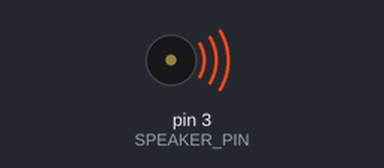
A sketch run on a simulated Arduino Uno, built with avr-gcc and run on an emulated ATmega328P. On the bench: buzzer (waves = sounding).

Above: at 0.1 s.
At 29.0 s:
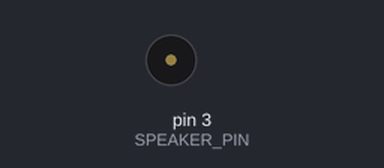
Timing chart, 0 to 40.0 s (numbered marks = the images above):
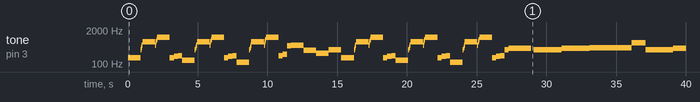

Measured:
- by itself, tone on pin 3 (SPEAKER_PIN): plays 174 Hz for 0.90 s, 349 Hz for 0.05 s, 415 Hz for 0.05 s, 523 Hz for 0.05 s, 698 Hz for 0.90 s, 523 Hz for 0.05 s … (84 notes in this stretch)

The sketch:

Loki-Green-Theme.ino
```cpp
#define SPEAKER_PIN 3

// Note frequencies in Hz, grouped by octave low to high.
// To add a note: pick the octave prefix (LOW_LOW, LOW, none, HIGH, HIGH_HIGH)
// and copy the pattern below - sharps are named NOTE_SHARP (e.g. C_SHARP).

const int LOW_LOW_C       = 65;
const int LOW_LOW_C_SHARP = 69;
const int LOW_LOW_D       = 73;
const int LOW_LOW_D_SHARP = 78;
const int LOW_LOW_E       = 82;
const int LOW_LOW_F       = 92;
const int LOW_LOW_F_SHARP = 87;
const int LOW_LOW_G       = 98;
const int LOW_LOW_G_SHARP = 103;
const int LOW_LOW_A       = 110;
const int LOW_LOW_A_SHARP = 116;
const int LOW_LOW_B       = 123;

const int LOW_C       = 131;
const int LOW_C_SHARP = 138;
const int LOW_D       = 146;
const int LOW_D_SHARP = 155;
const int LOW_E       = 165;
const int LOW_F       = 174;
const int LOW_F_SHARP = 185;
const int LOW_G       = 196;
const int LOW_G_SHARP = 207;
const int LOW_A       = 220;
const int LOW_A_SHARP = 233;
const int LOW_B       = 247;

const int C       = 261;
const int C_SHARP = 277;
const int D       = 293;
const int D_SHARP = 311;
const int E       = 329;
const int F       = 349;
const int F_SHARP = 370;
const int G       = 392;
const int G_SHARP = 415;
const int A       = 440;
const int A_SHARP = 466;
const int B       = 493;

const int HIGH_C       = 523;
const int HIGH_C_SHARP = 554;
const int HIGH_D       = 587;
const int HIGH_D_SHARP = 622;
const int HIGH_E       = 659;
const int HIGH_F       = 698;
const int HIGH_F_SHARP = 739;
const int HIGH_G       = 783;
const int HIGH_G_SHARP = 830;
const int HIGH_A       = 880;
const int HIGH_A_SHARP = 932;
const int HIGH_B       = 987;

const int HIGH_HIGH_C       = 1046;
const int HIGH_HIGH_C_SHARP = 1108;
const int HIGH_HIGH_D       = 1174;
const int HIGH_HIGH_D_SHARP = 1244;
const int HIGH_HIGH_E       = 1318;
const int HIGH_HIGH_F       = 1396;
const int HIGH_HIGH_F_SHARP = 1479;
const int HIGH_HIGH_G       = 1567;
const int HIGH_HIGH_G_SHARP = 1661;
const int HIGH_HIGH_A       = 1760;
const int HIGH_HIGH_A_SHARP = 1865;
const int HIGH_HIGH_B       = 1976;

bool songPlayed = false;

void setup() {
  pinMode(SPEAKER_PIN, OUTPUT);
}

void loop() {
  if (!songPlayed) {
    tone(SPEAKER_PIN, LOW_LOW_F, 900);
    tone(SPEAKER_PIN, LOW_F, 900);
    delay(900);

    tone(SPEAKER_PIN, F, 50); delay(50);
    tone(SPEAKER_PIN, G_SHARP, 50); delay(50);
    tone(SPEAKER_PIN, HIGH_C, 50); delay(50);
    tone(SPEAKER_PIN, HIGH_F, 900); delay(900);

    tone(SPEAKER_PIN, HIGH_C, 50); delay(50);
    tone(SPEAKER_PIN, HIGH_F, 50); delay(50);
    tone(SPEAKER_PIN, HIGH_G_SHARP, 50); delay(50);
    tone(SPEAKER_PIN, HIGH_HIGH_C, 900); delay(900);

    tone(SPEAKER_PIN, F, 300);
    tone(SPEAKER_PIN, LOW_F, 300);
    delay(300);
    tone(SPEAKER_PIN, G, 300);
    tone(SPEAKER_PIN, LOW_G, 300);
    delay(300);
    tone(SPEAKER_PIN, G_SHARP, 300);
    tone(SPEAKER_PIN, LOW_G_SHARP, 300);
    delay(300);
    tone(SPEAKER_PIN, C_SHARP, 300);
    tone(SPEAKER_PIN, LOW_C_SHARP, 900);
    delay(900);

    tone(SPEAKER_PIN, F, 50); delay(50);
    tone(SPEAKER_PIN, G_SHARP, 50); delay(50);
    tone(SPEAKER_PIN, HIGH_C, 50); delay(50);
    tone(SPEAKER_PIN, HIGH_F, 900); delay(900);

    tone(SPEAKER_PIN, HIGH_C, 50); delay(50);
    tone(SPEAKER_PIN, HIGH_F, 50); delay(50);
    tone(SPEAKER_PIN, HIGH_G_SHARP, 50); delay(50);
    tone(SPEAKER_PIN, HIGH_HIGH_C, 900); delay(900);

    tone(SPEAKER_PIN, F, 300);
    tone(SPEAKER_PIN, LOW_F, 300);
    delay(300);
    tone(SPEAKER_PIN, G, 300);
    tone(SPEAKER_PIN, LOW_G, 300);
    delay(300);
    tone(SPEAKER_PIN, G_SHARP, 300);
    tone(SPEAKER_PIN, LOW_G_SHARP, 300);
    delay(300);
    tone(SPEAKER_PIN, LOW_A_SHARP, 300);
    tone(SPEAKER_PIN, LOW_LOW_A_SHARP, 900);
    delay(900);

    tone(SPEAKER_PIN, F, 50); delay(50);
    tone(SPEAKER_PIN, G_SHARP, 50); delay(50);
    tone(SPEAKER_PIN, HIGH_C, 50); delay(50);
    tone(SPEAKER_PIN, HIGH_F, 900); delay(900);

    tone(SPEAKER_PIN, HIGH_C, 50); delay(50);
    tone(SPEAKER_PIN, HIGH_F, 50); delay(50);
    tone(SPEAKER_PIN, HIGH_G_SHARP, 50); delay(50);
    tone(SPEAKER_PIN, HIGH_HIGH_C, 900); delay(900);

    tone(SPEAKER_PIN, G_SHARP, 300);
    tone(SPEAKER_PIN, LOW_G_SHARP, 300);
    delay(300);
    tone(SPEAKER_PIN, A_SHARP, 300);
    tone(SPEAKER_PIN, LOW_A_SHARP, 300);
    delay(300);
    tone(SPEAKER_PIN, LOW_B, 300);
    tone(SPEAKER_PIN, B, 300);
    delay(300);
    tone(SPEAKER_PIN, C, 300);
    tone(SPEAKER_PIN, F, 900);
    tone(SPEAKER_PIN, HIGH_C, 900);
    delay(900);
    tone(SPEAKER_PIN, E, 900); delay(900);
    tone(SPEAKER_PIN, C, 900); delay(900);

    tone(SPEAKER_PIN, F, 900); delay(900);
    tone(SPEAKER_PIN, LOW_F, 900); delay(900);

    tone(SPEAKER_PIN, F, 50); delay(50);
    tone(SPEAKER_PIN, G_SHARP, 50); delay(50);
    tone(SPEAKER_PIN, HIGH_C, 50); delay(50);
    tone(SPEAKER_PIN, HIGH_F, 900); delay(900);

    tone(SPEAKER_PIN, HIGH_C, 50); delay(50);
    tone(SPEAKER_PIN, HIGH_F, 50); delay(50);
    tone(SPEAKER_PIN, HIGH_G_SHARP, 50); delay(50);
    tone(SPEAKER_PIN, HIGH_HIGH_C, 900); delay(900);

    tone(SPEAKER_PIN, F, 300);
    tone(SPEAKER_PIN, LOW_F, 300);
    delay(300);
    tone(SPEAKER_PIN, G, 300);
    tone(SPEAKER_PIN, LOW_G, 300);
    delay(300);
    tone(SPEAKER_PIN, G_SHARP, 300);
    tone(SPEAKER_PIN, LOW_G_SHARP, 300);
    delay(300);
    tone(SPEAKER_PIN, C_SHARP, 300);
    tone(SPEAKER_PIN, LOW_C_SHARP, 900);
    delay(900);

    tone(SPEAKER_PIN, F, 50); delay(50);
    tone(SPEAKER_PIN, G_SHARP, 50); delay(50);
    tone(SPEAKER_PIN, HIGH_C, 50); delay(50);
    tone(SPEAKER_PIN, HIGH_F, 900); delay(900);

    tone(SPEAKER_PIN, HIGH_C, 50); delay(50);
    tone(SPEAKER_PIN, HIGH_F, 50); delay(50);
    tone(SPEAKER_PIN, HIGH_G_SHARP, 50); delay(50);
    tone(SPEAKER_PIN, HIGH_HIGH_C, 900); delay(900);

    tone(SPEAKER_PIN, F, 300);
    tone(SPEAKER_PIN, LOW_F, 300);
    delay(300);
    tone(SPEAKER_PIN, G, 300);
    tone(SPEAKER_PIN, LOW_G, 300);
    delay(300);
    tone(SPEAKER_PIN, G_SHARP, 300);
    tone(SPEAKER_PIN, LOW_G_SHARP, 300);
    delay(300);
    tone(SPEAKER_PIN, LOW_A_SHARP, 300);
    tone(SPEAKER_PIN, LOW_LOW_A_SHARP, 900);
    delay(900);

    tone(SPEAKER_PIN, F, 50); delay(50);
    tone(SPEAKER_PIN, G_SHARP, 50); delay(50);
    tone(SPEAKER_PIN, HIGH_C, 50); delay(50);
    tone(SPEAKER_PIN, HIGH_F, 900); delay(900);

    tone(SPEAKER_PIN, HIGH_C, 50); delay(50);
    tone(SPEAKER_PIN, HIGH_F, 50); delay(50);
    tone(SPEAKER_PIN, HIGH_G_SHARP, 50); delay(50);
    tone(SPEAKER_PIN, HIGH_HIGH_C, 900); delay(900);

    tone(SPEAKER_PIN, F, 300);
    tone(SPEAKER_PIN, LOW_F, 300);
    delay(300);
    tone(SPEAKER_PIN, G, 300);
    tone(SPEAKER_PIN, LOW_G, 300);
    delay(300);
    tone(SPEAKER_PIN, G_SHARP, 300);
    tone(SPEAKER_PIN, LOW_G_SHARP, 300);
    delay(300);
    tone(SPEAKER_PIN, G_SHARP, 900);
    tone(SPEAKER_PIN, LOW_G_SHARP, 900);
    tone(SPEAKER_PIN, F, 900);
    delay(300);
    tone(SPEAKER_PIN, E, 900);
    tone(SPEAKER_PIN, G, 1600);
    delay(1800);

    tone(SPEAKER_PIN, HIGH_F, 250);
    tone(SPEAKER_PIN, F, 250);
    delay(250);
    tone(SPEAKER_PIN, HIGH_F, 250);
    tone(SPEAKER_PIN, F, 250);
    delay(250);
    tone(SPEAKER_PIN, HIGH_F, 500);
    tone(SPEAKER_PIN, F, 500);
    delay(500);

    tone(SPEAKER_PIN, HIGH_F, 250);
    tone(SPEAKER_PIN, F, 250);
    delay(250);
    tone(SPEAKER_PIN, HIGH_F, 250);
    tone(SPEAKER_PIN, F, 250);
    delay(250);
    tone(SPEAKER_PIN, HIGH_F, 500);
    tone(SPEAKER_PIN, F, 500);
    delay(500);

    tone(SPEAKER_PIN, HIGH_G, 250);
    tone(SPEAKER_PIN, G, 250);
    delay(250);
    tone(SPEAKER_PIN, HIGH_G, 250);
    tone(SPEAKER_PIN, G, 250);
    delay(250);
    tone(SPEAKER_PIN, HIGH_G, 500);
    tone(SPEAKER_PIN, G, 500);
    delay(500);

    tone(SPEAKER_PIN, HIGH_G, 250);
    tone(SPEAKER_PIN, G, 250);
    delay(250);
    tone(SPEAKER_PIN, HIGH_G, 250);
    tone(SPEAKER_PIN, G, 250);
    delay(250);
    tone(SPEAKER_PIN, HIGH_G, 500);
    tone(SPEAKER_PIN, G, 500);
    delay(500);

    tone(SPEAKER_PIN, HIGH_G_SHARP, 250);
    tone(SPEAKER_PIN, G_SHARP, 250);
    delay(250);
    tone(SPEAKER_PIN, HIGH_G_SHARP, 250);
    tone(SPEAKER_PIN, G_SHARP, 250);
    delay(250);
    tone(SPEAKER_PIN, HIGH_G_SHARP, 500);
    tone(SPEAKER_PIN, G_SHARP, 500);
    delay(500);

    tone(SPEAKER_PIN, HIGH_G_SHARP, 250);
    tone(SPEAKER_PIN, G_SHARP, 250);
    delay(250);
    tone(SPEAKER_PIN, HIGH_G_SHARP, 250);
    tone(SPEAKER_PIN, G_SHARP, 250);
    delay(250);
    tone(SPEAKER_PIN, HIGH_G_SHARP, 500);
    tone(SPEAKER_PIN, G_SHARP, 500);
    delay(500);

    tone(SPEAKER_PIN, HIGH_G_SHARP, 250);
    tone(SPEAKER_PIN, G_SHARP, 250);
    delay(250);
    tone(SPEAKER_PIN, HIGH_G_SHARP, 250);
    tone(SPEAKER_PIN, G_SHARP, 250);
    delay(250);
    tone(SPEAKER_PIN, HIGH_G_SHARP, 500);
    tone(SPEAKER_PIN, G_SHARP, 500);
    delay(500);

    tone(SPEAKER_PIN, HIGH_G_SHARP, 250);
    tone(SPEAKER_PIN, G_SHARP, 250);
    tone(SPEAKER_PIN, HIGH_E, 250);
    delay(250);
    tone(SPEAKER_PIN, HIGH_G_SHARP, 250);
    tone(SPEAKER_PIN, G_SHARP, 250);
    tone(SPEAKER_PIN, HIGH_E, 250);
    delay(250);
    tone(SPEAKER_PIN, HIGH_G_SHARP, 250);
    tone(SPEAKER_PIN, G_SHARP, 250);
    tone(SPEAKER_PIN, HIGH_E, 250);
    delay(250);
    tone(SPEAKER_PIN, HIGH_G_SHARP, 250);
    tone(SPEAKER_PIN, G_SHARP, 250);
    tone(SPEAKER_PIN, HIGH_E, 250);
    delay(250);

    tone(SPEAKER_PIN, HIGH_F, 250);
    tone(SPEAKER_PIN, F, 250);
    delay(250);
    tone(SPEAKER_PIN, HIGH_F, 250);
    tone(SPEAKER_PIN, F, 250);
    delay(250);
    tone(SPEAKER_PIN, HIGH_F, 500);
    tone(SPEAKER_PIN, F, 500);
    delay(500);

    tone(SPEAKER_PIN, HIGH_F, 250);
    tone(SPEAKER_PIN, F, 250);
    delay(250);
    tone(SPEAKER_PIN, HIGH_F, 250);
    tone(SPEAKER_PIN, F, 250);
    delay(250);
    tone(SPEAKER_PIN, HIGH_F, 500);
    tone(SPEAKER_PIN, F, 500);
    delay(500);

    tone(SPEAKER_PIN, HIGH_G, 250);
    tone(SPEAKER_PIN, G, 250);
    delay(250);
    tone(SPEAKER_PIN, HIGH_G, 250);
    tone(SPEAKER_PIN, G, 250);
    delay(250);
    tone(SPEAKER_PIN, HIGH_G, 500);
    tone(SPEAKER_PIN, G, 500);
    delay(500);

    tone(SPEAKER_PIN, HIGH_G, 250);
    tone(SPEAKER_PIN, G, 250);
    delay(250);
    tone(SPEAKER_PIN, HIGH_G, 250);
    tone(SPEAKER_PIN, G, 250);
    delay(250);
    tone(SPEAKER_PIN, HIGH_G, 500);
    tone(SPEAKER_PIN, G, 500);
    delay(500);

    tone(SPEAKER_PIN, HIGH_G_SHARP, 250);
    tone(SPEAKER_PIN, G_SHARP, 250);
    delay(250);
    tone(SPEAKER_PIN, HIGH_G_SHARP, 250);
    tone(SPEAKER_PIN, G_SHARP, 250);
    delay(250);
    tone(SPEAKER_PIN, HIGH_G_SHARP, 500);
    tone(SPEAKER_PIN, G_SHARP, 500);
    delay(500);

    tone(SPEAKER_PIN, HIGH_G_SHARP, 250);
    tone(SPEAKER_PIN, G_SHARP, 250);
    delay(250);
    tone(SPEAKER_PIN, HIGH_G_SHARP, 250);
    tone(SPEAKER_PIN, G_SHARP, 250);
    delay(250);
    tone(SPEAKER_PIN, HIGH_G_SHARP, 500);
    tone(SPEAKER_PIN, G_SHARP, 500);
    delay(500);

    tone(SPEAKER_PIN, HIGH_G_SHARP, 250);
    tone(SPEAKER_PIN, G_SHARP, 250);
    delay(250);
    tone(SPEAKER_PIN, HIGH_G_SHARP, 250);
    tone(SPEAKER_PIN, G_SHARP, 250);
    delay(250);
    tone(SPEAKER_PIN, HIGH_G_SHARP, 500);
    tone(SPEAKER_PIN, G_SHARP, 500);
    delay(500);

    tone(SPEAKER_PIN, HIGH_G_SHARP, 250);
    tone(SPEAKER_PIN, G_SHARP, 250);
    tone(SPEAKER_PIN, HIGH_E, 250);
    delay(250);
    tone(SPEAKER_PIN, HIGH_G_SHARP, 250);
    tone(SPEAKER_PIN, G_SHARP, 250);
    tone(SPEAKER_PIN, HIGH_E, 250);
    delay(250);
    tone(SPEAKER_PIN, HIGH_G_SHARP, 500);
    tone(SPEAKER_PIN, G_SHARP, 500);
    tone(SPEAKER_PIN, HIGH_E, 500);
    delay(500);

    tone(SPEAKER_PIN, HIGH_F, 1800);
    tone(SPEAKER_PIN, F, 1800);
    delay(1800);

    tone(SPEAKER_PIN, HIGH_C, 500); delay(500);
    tone(SPEAKER_PIN, HIGH_C_SHARP, 1200); delay(1200);
    tone(SPEAKER_PIN, HIGH_C, 500); delay(500);
    tone(SPEAKER_PIN, A_SHARP, 500); delay(500);
    tone(SPEAKER_PIN, HIGH_C, 500); delay(500);
    tone(SPEAKER_PIN, A_SHARP, 1800); delay(1800);
    // To be continued...
    songPlayed = true;
  }
}
```
